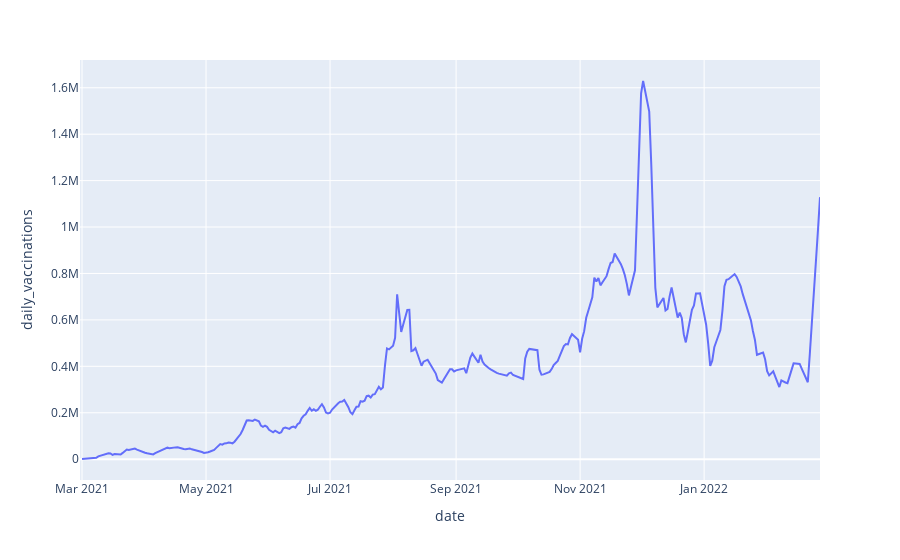

Notebook source saved alongside this figure:
### Code cell
fig = px.line(dfFilter, x='date', y="daily_vaccinations")
fig.show()

### Figure 1 — Plotly figure (JSON) as saved in the notebook; plotly's stock layout.template omitted (floating-point values rounded to 4 significant figures; data arrays with more than 128 entries replaced by an {"elided": "..."} marker saying what was removed)
{"data": [{"hovertemplate": "date=%{x}<br>daily_vaccinations=%{y}<extra></extra>", "legendgroup": "", "line": {"color": "#636efa", "dash": "solid"}, "marker": {"symbol": "circle"}, "mode": "lines", "name": "", "orientation": "v", "showlegend": false, "type": "scatter", "x": {"elided": "365 str values"}, "xaxis": "x", "y": {"elided": "365 int values"}, "yaxis": "y"}], "layout": {"legend": {"tracegroupgap": 0}, "margin": {"t": 60}, "xaxis": {"anchor": "y", "domain": [0, 1], "title": {"text": "date"}}, "yaxis": {"anchor": "x", "domain": [0, 1], "title": {"text": "daily_vaccinations"}}}}
